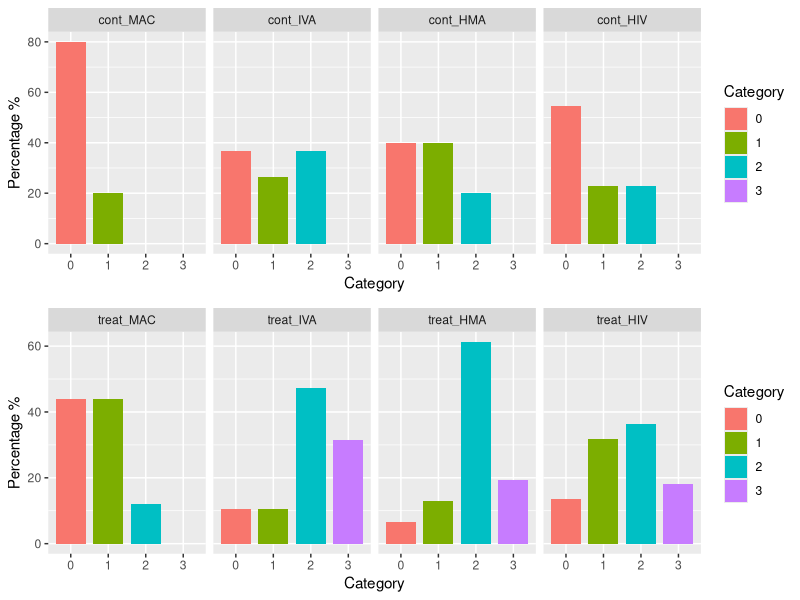

R code for this plot:
meta.table <- read.csv(file = "metamorphosis_table.csv", header = TRUE, row.names = 1)
class(meta.table)
dim(meta.table)
colnames(meta.table) <- c("0", "1", "2", "3")

meta.table.percent <- apply(meta.table, 1, function(x) x / sum(x) * 100)
meta.table.percent <- t(meta.table.percent)

data <- meta.table.percent

library(ggplot2)

## Treatment group

df <- tibble::tribble(
  ~specimen,    ~`0`, ~`1`, ~`2`, ~`3`,
  "treat_MAC",     44,   44,   12,    0,
  "treat_IVA",  10.53, 10.53, 47.37, 31.58,
  "treat_HMA",   6.45, 12.90, 61.29, 19.35,
  "treat_HIV",  13.64, 31.82, 36.36, 18.18
)

df_treat <- tidyr::pivot_longer(df, cols = c(`0`, `1`, `2`, `3`), names_to = "category", values_to = "percentage")

df_treat$specimen <- factor(df_treat$specimen, levels = c("treat_MAC", "treat_IVA", "treat_HMA", "treat_HIV"))

x <- ggplot(df_treat) +
     geom_bar(aes(x = category, y = percentage, fill = category),
           position = "dodge", stat = "identity", width = 0.8) +
     labs(x = "Category", y = "Percentage %", fill = "Category") +
     facet_grid(~specimen)


## Control group

df.cont <- tibble::tribble(
  ~specimen,    ~`0`, ~`1`, ~`2`, ~`3`,
  "cont_MAC",    80,   20,    0,    0,
  "cont_IVA", 36.84, 26.32, 36.84,  0,
  "cont_HMA",    40,   40,   20,    0,
  "cont_HIV", 54.54, 22.73, 22.73,  0
)

df_cont <- tidyr::pivot_longer(df.cont, cols = c(`0`, `1`, `2`, `3`), names_to = "category", values_to = "percentage")

df_cont$specimen <- factor(df_cont$specimen, levels = c("cont_MAC", "cont_IVA", "cont_HMA", "cont_HIV"))

y <- ggplot(df_cont) +
     geom_bar(aes(x = category, y = percentage, fill = category),
           position = "dodge", stat = "identity", width = 0.8) +
     labs(x = "Category", y = "Percentage %", fill = "Category") +
     facet_grid(~specimen) 

gridExtra::grid.arrange(y, x, nrow = 2)

f.test <- fisher.test(meta.table, hybrid = TRUE, simulate.p.value = TRUE, B = 10000)

f.test.treatment <- fisher.test(meta.table[1:4,], hybrid = TRUE, simulate.p.value = TRUE, B = 10000)
f.test.control <- fisher.test(meta.table[5:8,], hybrid = TRUE, simulate.p.value = TRUE, B = 10000)
f.test.mac <- fisher.test(meta.table[c(1,5),], hybrid = TRUE, simulate.p.value = TRUE, B = 10000)
f.test.iva <- fisher.test(meta.table[c(2,6),], hybrid = TRUE, simulate.p.value = TRUE, B = 10000)
f.test.hma <- fisher.test(meta.table[c(3,7),], hybrid = TRUE, simulate.p.value = TRUE, B = 10000)
f.test.hiv <- fisher.test(meta.table[c(4,8),], hybrid = TRUE, simulate.p.value = TRUE, B = 10000)
